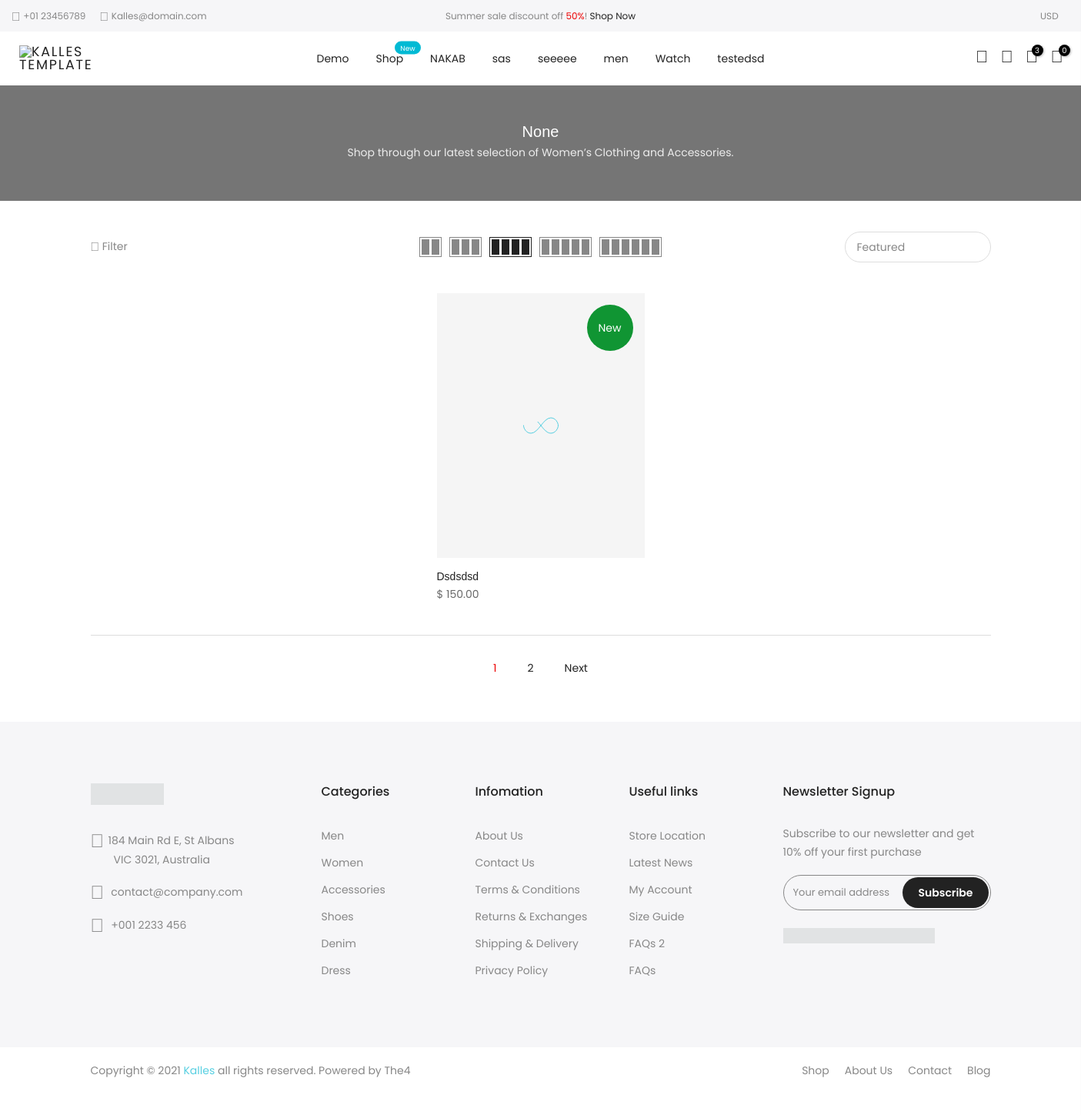
The app's page /store/, older data.
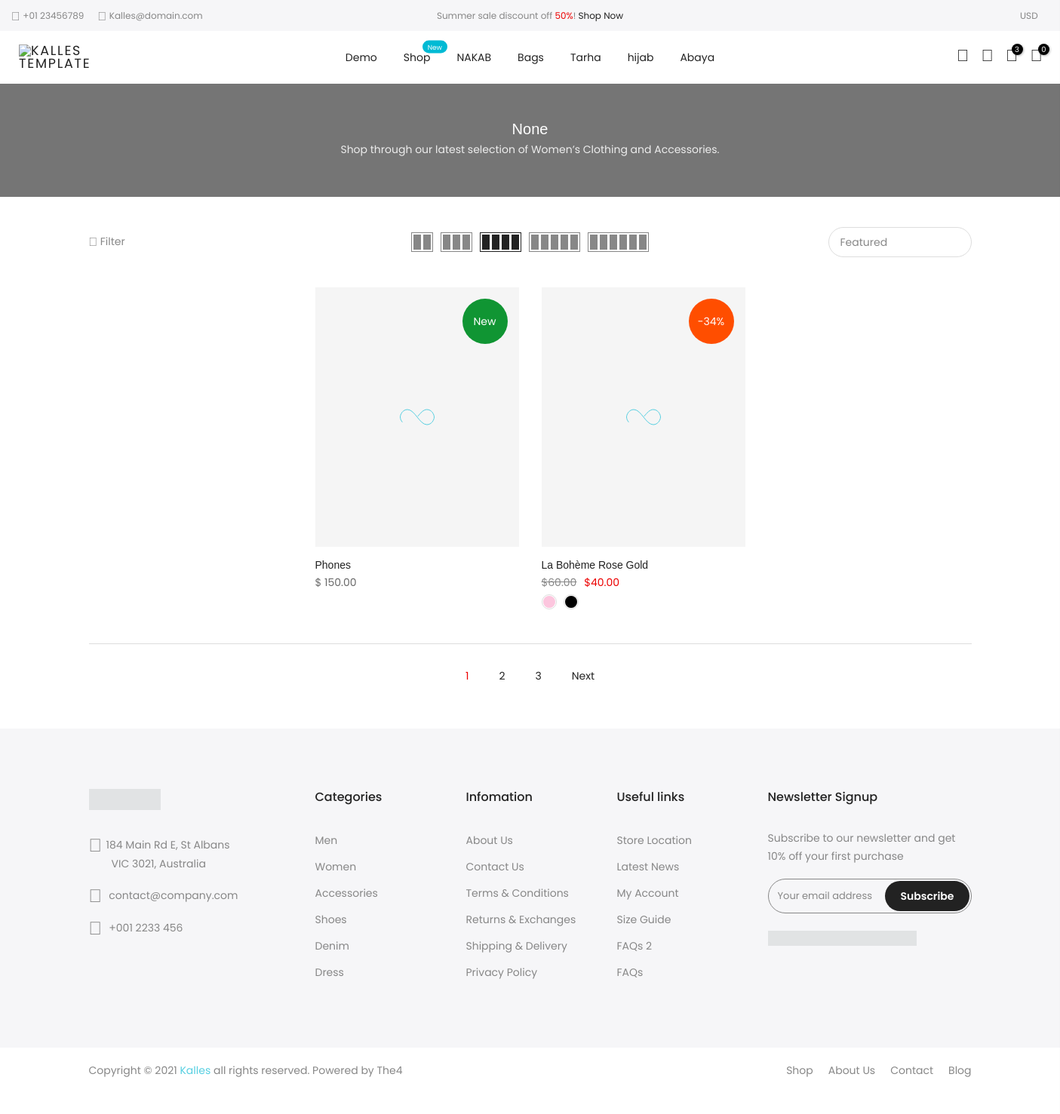
The same page, newer data.
### product/models.py (models this page shows, shortened)
class Category(models.Model):
    CATName = models.CharField(max_length=255)
    CATParent = models.ForeignKey('self', limit_choices_to={'CATParent__isnull': True}, on_delete=models.CASCADE,
                                  blank=True, null=True)
    CATDesc = models.TextField()
    slug = models.SlugField()
    CATImg = models.ImageField(upload_to='Category/')
    class Meta:
        verbose_name = 'category'
        verbose_name_plural = 'categoryios'
    def get_url(self):
        return reverse('products:category_slug', args={self.slug})
    def __str__(self):
        return self.CATName

class Product(models.Model):
    user = models.ForeignKey(User, null=True, on_delete=models.SET_NULL)
    PRDName = models.CharField(max_length=75)
    PRDVandor_Name = models.CharField(max_length=75)
    PRDCategory = models.ForeignKey('Category', on_delete=models.CASCADE, blank=True, null=True)
    PRDIMG = models.ImageField(upload_to='', blank=True, null=True)
    PRDDec = models.TextField(max_length=500)
    PRDBrand = models.ForeignKey('settings.Brand', on_delete=models.CASCADE, blank=True, null=True)
    PRDPrice = models.DecimalField(max_digits=5, decimal_places=2)
    PRDCost = models.DecimalField(max_digits=5, decimal_places=2)
    PRDDisc = models.DecimalField(max_digits=5, decimal_places=2)
    PRDSlug = models.SlugField(blank=True, null=True, allow_unicode=True)
    PRDCreated = models.DateTimeField()
    PRDISNew = models.BooleanField(default=False)
    PRDISbest = models.BooleanField(default=False)
    stock = models.IntegerField(default=0)
    tax = models.DecimalField(max_digits=2, decimal_places=2, default=0.05)
    on_sale = models.BooleanField(default=False)
    sale_date = models.BooleanField(default=True)
    on_sale_start = models.DateField(null=True, blank=True)
    on_sale_ends = models.DateField(null=True, blank=True)
    approved = models.BooleanField(default=False)
    featured = models.BooleanField(default=False)
    limited_products = models.BooleanField(default=False)
    added_date = models.DateTimeField(auto_now_add=True, null=True)
    update_date = models.DateTimeField(auto_now_add=True, null=True)
    weight = models.IntegerField(default=0, null=True)
    length = models.DecimalField(decimal_places=2, default=0, max_digits=100)
    height = models.DecimalField(decimal_places=2, default=0, max_digits=100)
    width = models.DecimalField(decimal_places=2, default=0, max_digits=100)

### product/views.py (the view)
# urls.py: path('store/', views.store, name='store'),                               # view all categories
def store(request, category_slug=None):
    categories = None
    product_list = None
    if category_slug != None:
        categories = get_object_or_404(Category, slug=category_slug)
        product_list = Product.objects.filter(PRDCategory=categories, approved=True)
        product_count = product_list.count()
        d = Category.objects.all()
        paginator = Paginator(product_list, 1)  # product_list == how many products  display on one page
        page_number = request.GET.get('page')  # get number data
        product_list = paginator.get_page(page_number)
    else:
        product_list = Product.objects.all().filter(approved=True).order_by('id')
        product_count = product_list.count()
        d = Category.objects.all()
        paginator = Paginator(product_list, 1)  # product_list == how many products  display on one page
        page_number = request.GET.get('page')  # get number data
        product_list = paginator.get_page(page_number)
    context = {
        'categories':categories,
        'product_list': product_list,
        'product_count': product_count,
        'd': d,
    }
    return render(request, 'product/shop-filter-sidebar.html', context)

### cart/context_processos.py (called while the page is built)
def counter(request):
    cart_count = 0      # var coz counter number on  cart
    if 'admin' in request.path:            # request path if admin can you though data to return see anything
        return {}
    else:
        try:
            cart = Cart.objects.filter(cart_id=_cart_id(request))
            cart_items = CartItems.objects.all().filter(cart=cart[:1])
            for cart_item in cart_items:
                cart_count += cart_item.quantity
        except Cart.DoesNotExist:
            cart_item = 0
    return dict(cart_count=cart_count)

### cart/views.py (called while the page is built)
def _cart_id(request):  # creat session id to cart
    cart = request.session.session_key
    if not cart:
        cart = request.session.create()  # create new session
    return cart

### product/context_processors.py (called while the page is built)
def menu_links(request):
    links = Category.objects.all()
    products = Product.objects.filter()
    return dict(links=links, products=products)

### product/templates/product/shop-filter-sidebar.html (shortened to what the changed rows need)
<!DOCTYPE html>
{% extends 'product/base.html' %}
{% load static  %}
{% block body %}
<head>
    <link rel="stylesheet" href="{% static 'css/nouislider.min.css' %}">
    <link rel="stylesheet" href="{% static 'css/drift-basic.min.css' %}">
    <link rel="stylesheet" href="{% static 'css/photoswipe.css' %}">
    <link rel="stylesheet" href="{% static 'css/font-icon.min.css' %}">
    <link rel="stylesheet" href="{% static 'css/bootstrap.min.css' %}">
    <link rel="stylesheet" href="{% static 'css/reset.css' %}">
    <link rel="stylesheet" href="{% static 'css/defined.css' %}">
    <link rel="stylesheet" href="{% static 'css/base.css' %}">
    <link rel="stylesheet" href="{% static 'css/style.css' %}">
    <link rel="stylesheet" href="{% static 'css/home-default.css' %}">
    <link rel="stylesheet" href="{% static 'css/shop.css' %}">
</head>
<body class="kalles-template single-product-template zoom_tp_2 header_full_true des_header_3 css_scrollbar lazy_icons btnt4_style_2 css_scrollbar template-index kalles_toolbar_true hover_img2 swatch_style_rounded swatch_list_size_small label_style_rounded wrapper_full_width header_full_true hide_scrolld_true lazyload">
<div id="nt_wrapper">
    <div id="nt_content">
        <div class="kalles-section page_section_heading">
            <div class="page-head tc pr oh cat_bg_img page_head_">
                <div class="container pr z_100">
                    <h1 class="mb__5 cw">{{ categories }}</h1>
                </div>
            </div>
        </div>
        <div class="container container_cat nt_pop_sidebar cat_default mb__20">
            <div class="row">
                <div class="col-lg-12 col-12">
                    <div class="kalles-section tp_se_cdt">
                        <div class="on_list_view_false products nt_products_holder row fl_center row_pr_1 cdt_des_1 round_cd_false nt_cover ratio_nt position_8 space_30 nt_default">
                            {% for product in product_list%}
                                {% if product.approved == True %}
                            <div class="col-lg-3 col-md-3 col-6 pr_animated done mt__30 pr_grid_item product nt_pr desgin__1">
                                <div class="product-inner pr">
                                    <div class="product-image pr oh lazyload">
                                                                            {% if product.PRDISNew == True %}
                                        <span class="tc nt_labels pa pe_none cw"><span class="nt_label new">New</span></span>
                                        {% endif %}
                                        <a class="d-block" href="product-detail-layout-01.html">
                                            <div class="pr_lazy_img main-img nt_img_ratio nt_bg_lz lazyload padding-top__127_571" data-bgset="{{product.PRDIMG.url }} "></div>
                                        </a>
                                        <div class="nt_add_w ts__03 pa ">
                                        </div>
                                    </div>
                                    <div class="product-info mt__15">
                                        <h3 class="product-title pr fs__14 mg__0 fwm">
                                            <a class="cd chp" href="product-detail-layout-01.html">{{ product.PRDName }}</a>
                                        </h3>
                                        <span class="price dib mb__5">$ {{product.PRDPrice}}</span>
                                    </div>
                                </div>
                            </div>
                            {% endif %}
                    {% if product.featured == True and  product.approved == True  %}
                            <div class="col-lg-3 col-md-3 col-6 pr_animated done mt__30 pr_grid_item product nt_pr desgin__1">
                                <div class="product-inner pr">
                                    <div class="product-image position-relative oh lazyload">
                                        <span class="tc nt_labels pa pe_none cw"><span class="onsale nt_label"><span>-34%</span></span></span>
                                        <a class="d-block" href="product-detail-layout-01.html">
                                            <div class="pr_lazy_img main-img nt_img_ratio nt_bg_lz lazyload padding-top__127_571" data-bgset="{{product.PRDIMG.url }}"></div>
                                        </a>
                                        <div class="nt_add_w ts__03 pa ">
                                        </div>
                                    </div>
                                    <div class="product-info mt__15">
                                        <h3 class="product-title position-relative fs__14 mg__0 fwm">
                                            <a class="cd chp" href="product-detail-layout-01.html">La Bohème Rose Gold</a>
                                        </h3>
                                        <span class="price dib mb__5">
                                            <del>$60.00</del>
                                            <ins>$40.00</ins>
                                        </span>
                                        <div class="swatch__list_js swatch__list lh__1 nt_swatches_on_grid">
                                            <span data-bgset="assets/images/products/pr-27.jpg" class="nt_swatch_on_bg swatch__list--item position-relative ttip_nt tooltip_top_right"><span class="tt_txt">Pink</span><span class="swatch__value bg_color_pink lazyload"></span></span>
                                            <span data-bgset="assets/images/products/pr-35.jpg" class="nt_swatch_on_bg swatch__list--item position-relative ttip_nt tooltip_top_right"><span class="tt_txt">Black</span><span class="swatch__value bg_color_black lazyload"></span></span>
                                        </div>
                                    </div>
                                </div>
                            </div>
                            {% endif %}
                          {% endfor %}
                        </div>
                        <div class="products-footer tc mt__40">
                            <nav class="nt-pagination w__100 tc paginate_ajax">
                               {% if product_list.has_other_pages %}
                                    <ul class="pagination-page page-numbers">
                                {% for pages in product_list.paginator.page_range %}
                                        {% if product_list.number == pages %}
                                        <li><span class="page-numbers current">{{pages}}</span></li>
                                  {% else %}
                                         <li><a class="page-numbers" href="?page={{pages}}">{{pages}}</a></li>
                                  {% endif%}
                                  {% endfor %}
                                    </ul>
                               {% endif %}
                            </nav>
                        </div>
                    </div>
                </div>
            </div>
        </div>
    </div>
    </div>
{% endblock body  %}

### product/templates/product/base.html (shortened to what the changed rows need)
<!DOCTYPE html>
{% load static %}
<html lang="en">
<head>
    <link rel="stylesheet" href="{% static 'css/font-icon.min.css' %} ">
    <link rel="stylesheet" href="{% static 'css/bootstrap.min.css' %} ">
    <link rel="stylesheet" href="{% static 'css/reset.css' %} ">
    <link rel="stylesheet" href="{% static 'css/defined.css' %} ">
    <link rel="stylesheet" href="{% static 'css/base.css' %} ">
    <link rel="stylesheet" href="{% static 'css/style.css' %} ">
    <link rel="stylesheet" href="{% static 'css/home-default.css' %} ">
        <link rel="stylesheet" href="{% static 'css/shopping-cart.css' %} ">
</head>
<body class="kalles-template header_full_true des_header_3 css_scrollbar lazy_icons btnt4_style_2 zoom_tp_2 css_scrollbar template-index kalles_toolbar_true hover_img2 swatch_style_rounded swatch_list_size_small label_style_rounded wrapper_full_width header_full_true hide_scrolld_true lazyload">
<div id="nt_wrapper">
    <header id="ntheader" class="ntheader header_3 h_icon_iccl ">
        <div class="kalles-header__wrapper ntheader_wrapper pr z_200">
            <div class="sp_header_mid">
                <div class="header__mid">
                    <div class="container">
                        <div class="row al_center css_h_se">
                            <div class="col dn db_lg">
                                <nav class="nt_navigation kl_navigation tc hover_side_up nav_arrow_false">
                                    <ul id="nt_menu_id" class="nt_menu in_flex wrap al_center">
                                        {% for  category in links %}
                                        <li class="type_mega menu_wid_cus menu-item has-children menu_has_offsets menu_center pos_center">
                                            <a class="lh__1 flex al_center pr" href="{{ category.get_url }}">{{ category}}</a>
                                        </li>
                                        {% endfor %}
                                    </ul>
                                </nav>
                            </div>
                        </div>
                    </div>
                </div>
            </div>
        </div>
    </header>
{% block body %}
{% endblock body  %}
 {% include 'lost-password.html' %}
</body>
</html>

Row changes from the older to the newer data that the page shows:
removed Category: CATName "men"
removed Category: CATName "Watch"
removed Category: CATName "testedsd"
no longer on this page (row edited): Product: PRDName "Dsdsdsd", PRDPrice "150.00"
changed Category: CATName "sas" → "Bags"
changed Category: CATName "seeeee" → "Tarha"
added Category: CATName "hijab"
added Category: CATName "Abaya"
now on this page (row edited): Product: PRDName "Phones", PRDPrice "150.00"
Text that changed along with them:
new list line: "3"
